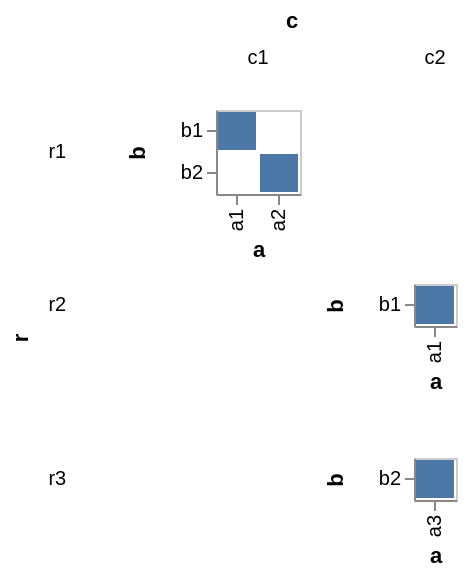

Here is the Vega-Lite specification saved for this chart:
### Vega specification from a JSON file in a GitHub repository (floating-point values rounded to 4 significant figures)
{"$schema": "https://vega.github.io/schema/vega/v3.0.json", "autosize": "pad", "padding": 5, "data": [{"name": "source_0", "values": [{"r": "r1", "c": "c1", "a": "a1", "b": "b1"}, {"r": "r1", "c": "c1", "a": "a2", "b": "b2"}, {"r": "r2", "c": "c2", "a": "a1", "b": "b1"}, {"r": "r3", "c": "c2", "a": "a3", "b": "b2"}]}, {"name": "cross_column_row", "source": "source_0", "transform": [{"type": "aggregate", "groupby": ["c", "r"], "fields": ["a", "b"], "ops": ["distinct", "distinct"]}]}, {"name": "column", "source": "cross_column_row", "transform": [{"type": "aggregate", "groupby": ["c"], "fields": ["distinct_a"], "ops": ["max"], "as": ["distinct_a"]}]}, {"name": "row", "source": "cross_column_row", "transform": [{"type": "aggregate", "groupby": ["r"], "fields": ["distinct_b"], "ops": ["max"], "as": ["distinct_b"]}]}], "signals": [{"name": "child_x_step", "value": 21}, {"name": "child_y_step", "value": 21}], "layout": {"padding": {"row": 10, "column": 10}, "offset": 10, "columns": {"signal": "length(data('column'))"}, "bounds": "full", "align": "all"}, "marks": [{"name": "row_title", "role": "row-title", "type": "group", "marks": [{"type": "text", "role": "row-title-text", "encode": {"update": {"align": {"value": "center"}, "text": {"value": "r"}, "fill": {"value": "black"}, "fontWeight": {"value": "bold"}, "angle": {"value": 270}}}}]}, {"name": "column_title", "role": "column-title", "type": "group", "marks": [{"type": "text", "role": "column-title-text", "encode": {"update": {"align": {"value": "center"}, "text": {"value": "c"}, "fill": {"value": "black"}, "fontWeight": {"value": "bold"}}}}]}, {"name": "row_header", "type": "group", "role": "row-header", "from": {"data": "row"}, "sort": {"field": "datum[\"r\"]", "order": "ascending"}, "title": {"text": {"signal": "''+parent[\"r\"]"}, "offset": 10, "orient": "left", "encode": {"update": {"fontWeight": {"value": "normal"}, "angle": {"value": 0}, "fontSize": {"value": 10}, "align": {"value": "right"}, "baseline": {"value": "middle"}}}}, "encode": {"update": {"height": {"signal": "bandspace(datum[\"distinct_b\"], 0.1, 0.05) * child_y_step"}}}}, {"name": "column_header", "type": "group", "role": "column-header", "from": {"data": "column"}, "sort": {"field": "datum[\"c\"]", "order": "ascending"}, "title": {"text": {"signal": "''+parent[\"c\"]"}, "offset": 10, "orient": "top", "encode": {"update": {"fontWeight": {"value": "normal"}, "angle": {"value": 0}, "fontSize": {"value": 10}}}}, "encode": {"update": {"width": {"signal": "bandspace(datum[\"distinct_a\"], 0.1, 0.05) * child_x_step"}}}}, {"name": "cell", "type": "group", "from": {"facet": {"name": "facet", "data": "source_0", "groupby": ["r", "c"], "aggregate": {"cross": true, "fields": ["a", "b"], "ops": ["distinct", "distinct"]}}}, "sort": {"field": ["datum[\"r\"]", "datum[\"c\"]"], "order": ["ascending", "ascending"]}, "encode": {"update": {"width": {"signal": "bandspace(datum[\"distinct_a\"], 0.1, 0.05) * child_x_step"}, "height": {"signal": "bandspace(datum[\"distinct_b\"], 0.1, 0.05) * child_y_step"}, "stroke": {"value": "#ccc"}, "fill": {"value": "transparent"}}}, "marks": [{"name": "child_marks", "type": "rect", "from": {"data": "facet"}, "encode": {"update": {"x": {"scale": "child_x", "field": "a"}, "width": {"scale": "child_x", "band": true}, "y": {"scale": "child_y", "field": "b"}, "height": {"scale": "child_y", "band": true}, "fill": {"value": "#4c78a8"}}}}], "scales": [{"name": "child_x", "type": "band", "domain": {"data": "facet", "field": "a", "sort": true}, "range": {"step": {"signal": "child_x_step"}}, "round": true, "paddingInner": 0.1, "paddingOuter": 0.05}, {"name": "child_y", "type": "band", "domain": {"data": "facet", "field": "b", "sort": true}, "range": {"step": {"signal": "child_y_step"}}, "round": true, "paddingInner": 0.1, "paddingOuter": 0.05}], "axes": [{"scale": "child_x", "orient": "bottom", "title": "a", "zindex": 1, "encode": {"labels": {"update": {"angle": {"value": 270}, "align": {"value": "right"}, "baseline": {"value": "middle"}}}}}, {"scale": "child_y", "orient": "left", "title": "b", "zindex": 1}]}], "config": {"axis": {"domainColor": "#888", "tickColor": "#888"}, "axisY": {"minExtent": 30}}}
